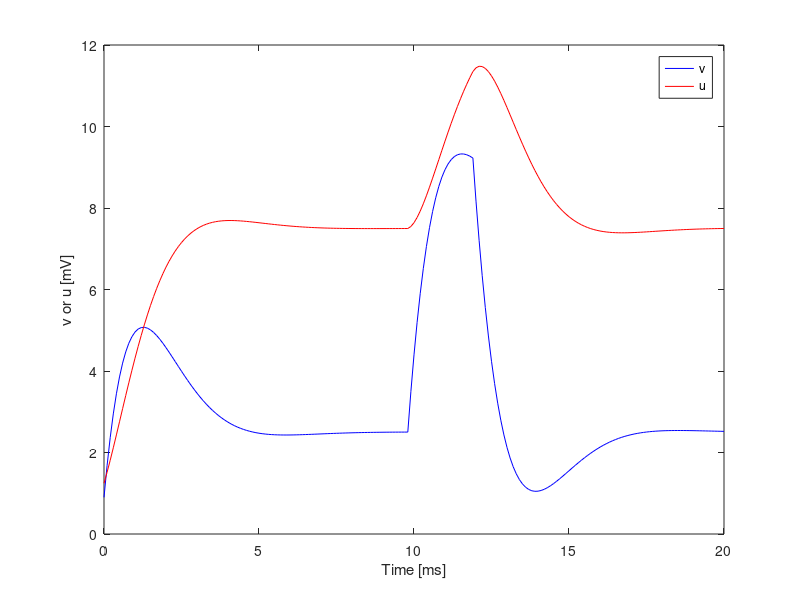
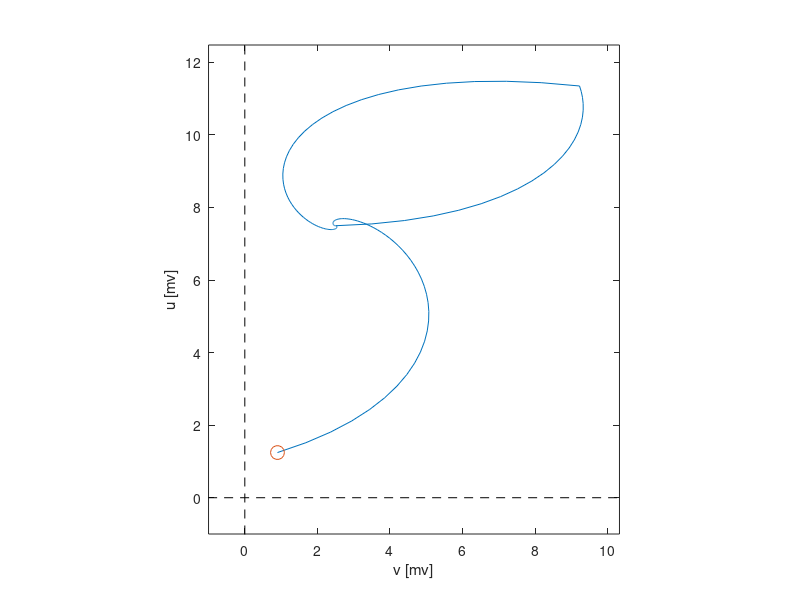

Recreate these plots in MATLAB, in order. (Note: this script raises an error after producing the figures.)
%% Introduction to Neuro-Engineering (2021, Spring)
%% Homework #1: Understanding an Attractor
%% written by Cheol E. Han
clear; close all;

%% parameters of the model
dt=0.1;       % integration time step [ms]
T=20;         % total simulation time [ms]
tau_v=1;      % time constant [ms]
tau_u=2;      % time constant [ms]

%% simulation
% intial setups
t_step=0;
t_rec=zeros(T/dt+1,1);
v_rec=zeros(T/dt+1,1);
u_rec=zeros(T/dt+1,1);
% initial condition
v=0;
u=1;
% I_ext
I_ext=zeros(T/dt+1,1);
I_ext(10/dt:12/dt)=10;
% Euler's method
for t=0:dt:T
    t_step=t_step+1;
    v=v-((v-10)+u-I_ext(t_step))*dt/tau_v;
    u=u-((u-5)-v)*dt/tau_u;
    t_rec(t_step)=t;
    v_rec(t_step)=v;
    u_rec(t_step)=u;
end
disp("v_peak")
max(v_rec)
disp("u_peak")
max(u_rec)
%% Plotting results
figure(1);clf
plot(t_rec,v_rec,'b'); hold on;
plot(t_rec,u_rec,'r');
xlabel('Time [ms]'); ylabel('v or u [mV]')
legend('v','u')

figure(2);clf
plot(v_rec, u_rec); hold on;
axis equal; axis tight
axis([min([v_rec;0]-1), max([v_rec;0]+1),min([u_rec;0])-1, max([u_rec;0]+1)]);
plot([-100, 100],[0,0],'k--');
plot([0,0],[-100, 100],'k--');
xlabel('v [mv]');ylabel('u [mv]')

t_step=0;
h=plot(v_rec(1), u_rec(1),'o','MarkerSize',10);
for t=1:dt:T
    t_step=t_step+1;
    h.XData=v_rec(t_step);
    h.YData=u_rec(t_step);
    pause(0.1)
end
    
